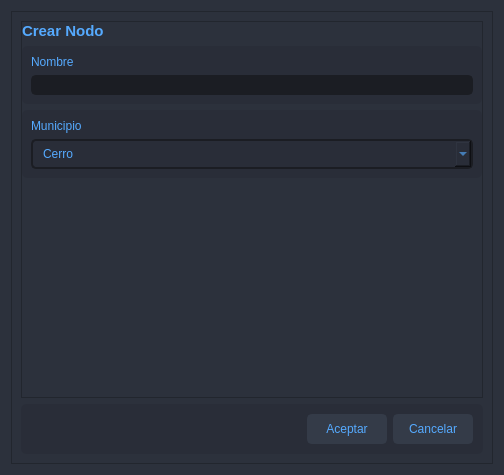
<?xml version="1.0" encoding="UTF-8"?>
<ui version="4.0">
 <class>formNet</class>
 <widget class="QDialog" name="formNet">
  <property name="geometry">
   <rect>
    <x>0</x>
    <y>0</y>
    <width>504</width>
    <height>475</height>
   </rect>
  </property>
  <property name="windowTitle">
   <string>Dialog</string>
  </property>
  <property name="styleSheet">
   <string notr="true">background-color: rgb(44, 49, 60);
color: rgb(85, 170, 255);</string>
  </property>
  <layout class="QVBoxLayout" name="verticalLayout">
   <item>
    <widget class="QFrame" name="bg">
     <property name="styleSheet">
      <string notr="true">/* LINE EDIT */
QLineEdit {
	background-color: rgb(27, 29, 35);
	border-radius: 5px;
	border: 2px solid rgb(27, 29, 35);
	padding-left: 10px;
}
QLineEdit:hover {
	border: 2px solid rgb(64, 71, 88);
}
QLineEdit:focus {
	border: 2px solid rgb(91, 101, 124);
}

/* SCROLL BARS */
QScrollBar:horizontal {
    border: none;
    background: rgb(52, 59, 72);
    height: 14px;
    margin: 0px 21px 0 21px;
	border-radius: 0px;
}
QScrollBar::handle:horizontal {
    background: rgb(85, 170, 255);
    min-width: 25px;
	border-radius: 7px
}
QScrollBar::add-line:horizontal {
    border: none;
    background: rgb(55, 63, 77);
    width: 20px;
	border-top-right-radius: 7px;
    border-bottom-right-radius: 7px;
    subcontrol-position: right;
    subcontrol-origin: margin;
}
QScrollBar::sub-line:horizontal {
    border: none;
    background: rgb(55, 63, 77);
    width: 20px;
	border-top-left-radius: 7px;
    border-bottom-left-radius: 7px;
    subcontrol-position: left;
    subcontrol-origin: margin;
}
QScrollBar::up-arrow:horizontal, QScrollBar::down-arrow:horizontal
{
     background: none;
}
QScrollBar::add-page:horizontal, QScrollBar::sub-page:horizontal
{
     background: none;
}
 QScrollBar:vertical {
	border: none;
    background: rgb(52, 59, 72);
    width: 14px;
    margin: 21px 0 21px 0;
	border-radius: 0px;
 }
 QScrollBar::handle:vertical {	
	background: rgb(85, 170, 255);
    min-height: 25px;
	border-radius: 7px
 }
 QScrollBar::add-line:vertical {
     border: none;
    background: rgb(55, 63, 77);
     height: 20px;
	border-bottom-left-radius: 7px;
    border-bottom-right-radius: 7px;
     subcontrol-position: bottom;
     subcontrol-origin: margin;
 }
 QScrollBar::sub-line:vertical {
	border: none;
    background: rgb(55, 63, 77);
     height: 20px;
	border-top-left-radius: 7px;
    border-top-right-radius: 7px;
     subcontrol-position: top;
     subcontrol-origin: margin;
 }
 QScrollBar::up-arrow:vertical, QScrollBar::down-arrow:vertical {
     background: none;
 }

 QScrollBar::add-page:vertical, QScrollBar::sub-page:vertical {
     background: none;
 }

/* CHECKBOX */
QCheckBox::indicator {
    border: 3px solid rgb(52, 59, 72);
	width: 15px;
	height: 15px;
	border-radius: 10px;
    background: rgb(44, 49, 60);
}
QCheckBox::indicator:hover {
    border: 3px solid rgb(58, 66, 81);
}
QCheckBox::indicator:checked {
    background: 3px solid rgb(52, 59, 72);
	border: 3px solid rgb(52, 59, 72);	
	background-image: url(:/16x16/icons/16x16/cil-check-alt.png);
}

/* RADIO BUTTON */
QRadioButton::indicator {
    border: 3px solid rgb(52, 59, 72);
	width: 15px;
	height: 15px;
	border-radius: 10px;
    background: rgb(44, 49, 60);
}
QRadioButton::indicator:hover {
    border: 3px solid rgb(58, 66, 81);
}
QRadioButton::indicator:checked {
    background: 3px solid rgb(94, 106, 130);
	border: 3px solid rgb(52, 59, 72);	
}

/* COMBOBOX */
QComboBox{
	background-color: rgb(27, 29, 35);
	border-radius: 5px;
	border: 2px solid rgb(27, 29, 35);
	padding: 5px;
	padding-left: 10px;
}
QComboBox:hover{
	border: 2px solid rgb(64, 71, 88);
}
QComboBox::drop-down {
	subcontrol-origin: padding;
	subcontrol-position: top right;
	width: 25px; 
	border-left-width: 3px;
	border-left-color: rgba(39, 44, 54, 150);
	border-left-style: solid;
	border-top-right-radius: 3px;
	border-bottom-right-radius: 3px;	
	background-image: url(:/16x16/icons/16x16/cil-arrow-bottom.png);
	background-position: center;
	background-repeat: no-reperat;
 }
QComboBox QAbstractItemView {
	color: rgb(85, 170, 255);	
	background-color: rgb(27, 29, 35);
	padding: 10px;
	selection-background-color: rgb(39, 44, 54);
}

/* SLIDERS */
QSlider::groove:horizontal {
    border-radius: 9px;
    height: 18px;
	margin: 0px;
	background-color: rgb(52, 59, 72);
}
QSlider::groove:horizontal:hover {
	background-color: rgb(55, 62, 76);
}
QSlider::handle:horizontal {
    background-color: rgb(85, 170, 255);
    border: none;
    height: 18px;
    width: 18px;
    margin: 0px;
	border-radius: 9px;
}
QSlider::handle:horizontal:hover {
    background-color: rgb(105, 180, 255);
}
QSlider::handle:horizontal:pressed {
    background-color: rgb(65, 130, 195);
}

QSlider::groove:vertical {
    border-radius: 9px;
    width: 18px;
    margin: 0px;
	background-color: rgb(52, 59, 72);
}
QSlider::groove:vertical:hover {
	background-color: rgb(55, 62, 76);
}
QSlider::handle:vertical {
    background-color: rgb(85, 170, 255);
	border: none;
    height: 18px;
    width: 18px;
    margin: 0px;
	border-radius: 9px;
}
QSlider::handle:vertical:hover {
    background-color: rgb(105, 180, 255);
}
QSlider::handle:vertical:pressed {
    background-color: rgb(65, 130, 195);
}

</string>
     </property>
     <property name="frameShape">
      <enum>QFrame::StyledPanel</enum>
     </property>
     <property name="frameShadow">
      <enum>QFrame::Raised</enum>
     </property>
     <layout class="QVBoxLayout" name="verticalLayout_2" stretch="5,1">
      <item>
       <widget class="QFrame" name="contentFrame">
        <property name="styleSheet">
         <string notr="true"/>
        </property>
        <property name="frameShape">
         <enum>QFrame::StyledPanel</enum>
        </property>
        <property name="frameShadow">
         <enum>QFrame::Raised</enum>
        </property>
        <layout class="QVBoxLayout" name="verticalLayout_6">
         <property name="spacing">
          <number>6</number>
         </property>
         <property name="leftMargin">
          <number>0</number>
         </property>
         <property name="topMargin">
          <number>0</number>
         </property>
         <property name="rightMargin">
          <number>0</number>
         </property>
         <property name="bottomMargin">
          <number>0</number>
         </property>
         <item>
          <widget class="QLabel" name="label_4">
           <property name="font">
            <font>
             <pointsize>11</pointsize>
             <weight>75</weight>
             <bold>true</bold>
            </font>
           </property>
           <property name="text">
            <string>Crear Nodo</string>
           </property>
          </widget>
         </item>
         <item>
          <widget class="QFrame" name="frame_3">
           <property name="styleSheet">
            <string notr="true">background-color: rgb(41, 45, 56);
border-radius: 5px;
</string>
           </property>
           <property name="frameShape">
            <enum>QFrame::StyledPanel</enum>
           </property>
           <property name="frameShadow">
            <enum>QFrame::Raised</enum>
           </property>
           <layout class="QVBoxLayout" name="verticalLayout_5">
            <item>
             <widget class="QLabel" name="label_3">
              <property name="font">
               <font>
                <pointsize>9</pointsize>
               </font>
              </property>
              <property name="text">
               <string>Nombre</string>
              </property>
             </widget>
            </item>
            <item>
             <widget class="QLineEdit" name="nodenameLineEdit">
              <property name="font">
               <font>
                <pointsize>9</pointsize>
               </font>
              </property>
              <property name="styleSheet">
               <string notr="true">QLineEdit {
	background-color: rgb(27, 29, 35);
	border-radius: 5px;
	border: 2px solid rgb(27, 29, 35);
	padding-left: 10px;
}
QLineEdit:hover {
	border: 2px solid rgb(64, 71, 88);
}
QLineEdit:focus {
	border: 2px solid rgb(91, 101, 124);
}</string>
              </property>
             </widget>
            </item>
           </layout>
          </widget>
         </item>
         <item>
          <widget class="QFrame" name="frame">
           <property name="styleSheet">
            <string notr="true">background-color: rgb(41, 45, 56);
border-radius: 5px;
</string>
           </property>
           <property name="frameShape">
            <enum>QFrame::StyledPanel</enum>
           </property>
           <property name="frameShadow">
            <enum>QFrame::Raised</enum>
           </property>
           <layout class="QVBoxLayout" name="verticalLayout_3">
            <item>
             <widget class="QLabel" name="label">
              <property name="maximumSize">
               <size>
                <width>16777215</width>
                <height>25</height>
               </size>
              </property>
              <property name="font">
               <font>
                <pointsize>9</pointsize>
               </font>
              </property>
              <property name="styleSheet">
               <string notr="true">color: rgb(85, 170, 255);</string>
              </property>
              <property name="text">
               <string>Municipio</string>
              </property>
             </widget>
            </item>
            <item>
             <widget class="QComboBox" name="cityComboBox">
              <item>
               <property name="text">
                <string>Cerro</string>
               </property>
              </item>
              <item>
               <property name="text">
                <string>Playa</string>
               </property>
              </item>
              <item>
               <property name="text">
                <string>Plaza de la Revolución</string>
               </property>
              </item>
              <item>
               <property name="text">
                <string>Centro Habana</string>
               </property>
              </item>
              <item>
               <property name="text">
                <string>La Habana Vieja</string>
               </property>
              </item>
              <item>
               <property name="text">
                <string>Regla</string>
               </property>
              </item>
              <item>
               <property name="text">
                <string>La Habana del Este</string>
               </property>
              </item>
              <item>
               <property name="text">
                <string>Guanabacoa</string>
               </property>
              </item>
              <item>
               <property name="text">
                <string>San Miguel del Padrón</string>
               </property>
              </item>
              <item>
               <property name="text">
                <string>Diez de Octubre</string>
               </property>
              </item>
              <item>
               <property name="text">
                <string>Marianao</string>
               </property>
              </item>
              <item>
               <property name="text">
                <string>La Lisa</string>
               </property>
              </item>
              <item>
               <property name="text">
                <string>Boyeros</string>
               </property>
              </item>
              <item>
               <property name="text">
                <string>Arroyo Naranjo</string>
               </property>
              </item>
              <item>
               <property name="text">
                <string>Cotorro</string>
               </property>
              </item>
             </widget>
            </item>
           </layout>
          </widget>
         </item>
         <item>
          <spacer name="verticalSpacer">
           <property name="orientation">
            <enum>Qt::Vertical</enum>
           </property>
           <property name="sizeHint" stdset="0">
            <size>
             <width>20</width>
             <height>31</height>
            </size>
           </property>
          </spacer>
         </item>
        </layout>
       </widget>
      </item>
      <item>
       <widget class="QFrame" name="btnsFrame">
        <property name="minimumSize">
         <size>
          <width>0</width>
          <height>50</height>
         </size>
        </property>
        <property name="maximumSize">
         <size>
          <width>16777215</width>
          <height>50</height>
         </size>
        </property>
        <property name="styleSheet">
         <string notr="true">background-color: rgb(41, 45, 56);
border-radius: 5px;
</string>
        </property>
        <property name="frameShape">
         <enum>QFrame::StyledPanel</enum>
        </property>
        <property name="frameShadow">
         <enum>QFrame::Raised</enum>
        </property>
        <layout class="QHBoxLayout" name="horizontalLayout">
         <property name="leftMargin">
          <number>0</number>
         </property>
         <property name="topMargin">
          <number>0</number>
         </property>
         <property name="rightMargin">
          <number>10</number>
         </property>
         <property name="bottomMargin">
          <number>0</number>
         </property>
         <item>
          <spacer name="horizontalSpacer">
           <property name="orientation">
            <enum>Qt::Horizontal</enum>
           </property>
           <property name="sizeHint" stdset="0">
            <size>
             <width>108</width>
             <height>20</height>
            </size>
           </property>
          </spacer>
         </item>
         <item>
          <widget class="QPushButton" name="acceptBtn">
           <property name="minimumSize">
            <size>
             <width>80</width>
             <height>30</height>
            </size>
           </property>
           <property name="font">
            <font>
             <pointsize>9</pointsize>
            </font>
           </property>
           <property name="styleSheet">
            <string notr="true">QPushButton {
	border: 2px solid rgb(52, 59, 72);
	border-radius: 5px;	
	background-color: rgb(52, 59, 72);
}
QPushButton:hover {
	background-color: rgb(57, 65, 80);
	border: 2px solid rgb(61, 70, 86);
}
QPushButton:pressed {	
	background-color: rgb(35, 40, 49);
	border: 2px solid rgb(43, 50, 61);
}</string>
           </property>
           <property name="text">
            <string>Aceptar</string>
           </property>
          </widget>
         </item>
         <item>
          <widget class="QPushButton" name="cancelBtn">
           <property name="minimumSize">
            <size>
             <width>80</width>
             <height>30</height>
            </size>
           </property>
           <property name="font">
            <font>
             <pointsize>9</pointsize>
            </font>
           </property>
           <property name="styleSheet">
            <string notr="true">QPushButton {
	border: 2px solid rgb(52, 59, 72);
	border-radius: 5px;	
	background-color: rgb(52, 59, 72);
}
QPushButton:hover {
	background-color: rgb(57, 65, 80);
	border: 2px solid rgb(61, 70, 86);
}
QPushButton:pressed {	
	background-color: rgb(35, 40, 49);
	border: 2px solid rgb(43, 50, 61);
}</string>
           </property>
           <property name="text">
            <string>Cancelar</string>
           </property>
          </widget>
         </item>
        </layout>
       </widget>
      </item>
     </layout>
    </widget>
   </item>
  </layout>
 </widget>
 <resources/>
 <connections/>
</ui>
